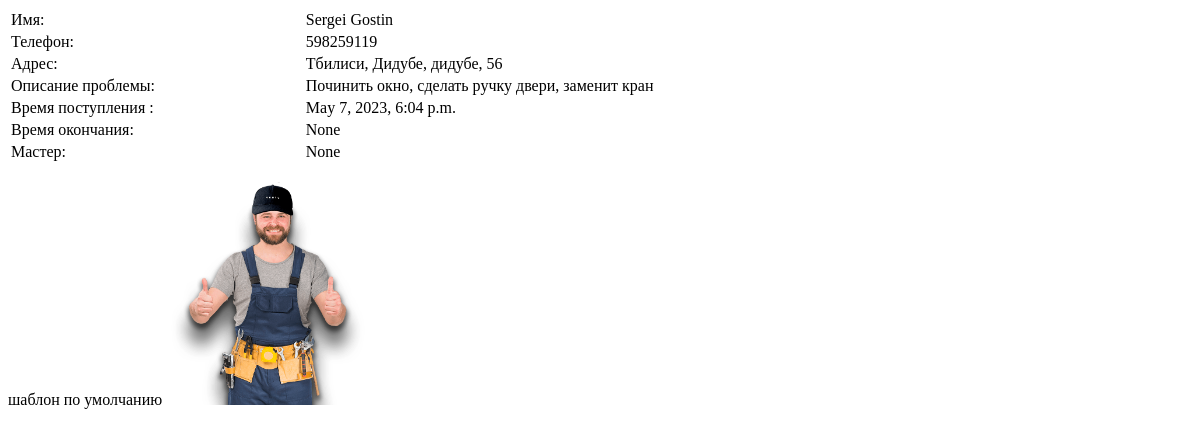
The page /list_order/142 on the database as committed earlier.
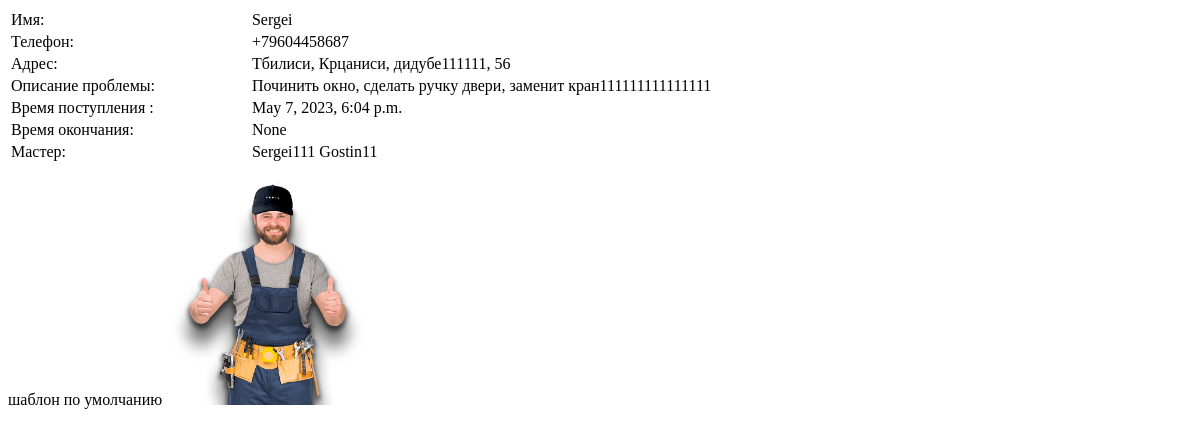
The same page on the database as committed later.
### app_site/models.py (models this page shows, shortened)
class OrderList(models.Model):
    time_in = models.DateTimeField(auto_now_add=True, verbose_name='Дата заказа')
    time_out = models.DateTimeField(null=True, verbose_name='Дата выполнения')
    repairer_id = models.ForeignKey("RepairerList", on_delete=models.SET_NULL, null=True, verbose_name='Мастер')
    price = models.DecimalField(decimal_places=2, max_digits=7, null=True, verbose_name='Стоимость работ')
    text_order = models.CharField(max_length=1500, verbose_name='Описание проблемы')
    customer_name = models.CharField(max_length=50, verbose_name='Ваше имя')
    customer_phone = models.CharField(max_length=16, verbose_name='Номер телефона')
    address_city = models.CharField(max_length=2, choices=CITY_CHOICES,  default='TB', null=True, verbose_name='Город')
    address_area = models.CharField(max_length=3, choices=AREA_CHOICES, default='', null=True, verbose_name='Район')
    address_street_app = models.CharField(max_length=150, verbose_name='Улица', null=True)
    address_num = models.CharField(max_length=10, verbose_name='Номер дома', null=True)

class RepairerList(models.Model):
    name = models.CharField(max_length=100, verbose_name='Имя')
    s_name = models.CharField(max_length=100, null=True, verbose_name='Фамилия')
    phone = models.CharField(validators=[phoneNumberRegex], max_length=16, unique=True, verbose_name='Телефон')
    city = models.CharField(max_length=2, choices=CITY_CHOICES,  default='TB')
    email = models.EmailField(max_length=200, null=True, verbose_name='Электронная почта')
    foto = models.ImageField(upload_to="images/",  null=True, blank=True, verbose_name='Фотография:')
    active = models.BooleanField(default=False)
    rating_sum = models.IntegerField(default=0)
    rating_num = models.IntegerField(default=0)
    def __str__(self):
        return f"{self.name} {self.s_name}"

### app_site/views.py (the view)
# urls.py: path('list_order/<int:pk>', OrderDatail.as_view(), name='datail_order'),
class OrderDatail(DetailView):
    model = OrderList
    template_name = 'order_detail.html'
    context_object_name = 'order'

### app_site/templatetags/custom_filters.py (called while the page is built)
@register.filter()
def choice_tag(value, A):
    try:
        a = dict(CITY_CHOICES) if A=='city' else dict(AREA_CHOICES)
        return f'{a[value]}'
    except KeyError:
        return f''

### templates/order_detail.html
{% extends 'flatpages/default.html' %}
{% load custom_filters %}
{% load custom_tags %}
{% block body %}
<table  width="1000">
<tr><td>Имя: </td><td>{{ order.customer_name}}</td></tr>
<tr><td>Телефон: </td><td>{{ order.customer_phone }}</td></tr>
<tr><td>Адрес: </td><td>{{ order.address_city | choice_tag:'city'}},
    {{ order.address_area | choice_tag:'area' }},
    {{ order.address_street_app}}, {{ order.address_num}}</td></tr>
<tr><td>Описание проблемы: </td><td>{{ order.text_order}}</td></tr>
<tr><td>Время поступления : </td><td>{{ order.time_in}}</td></tr>
<tr><td>Время окончания: </td><td>{{ order.time_out}}</td></tr>
<tr><td>Мастер: </td><td>{{ order.repairer_id}}</td></tr>
</table>
{% endblock body %}

### templates/flatpages/default.html (shortened to what this page needs)
{% load static %}
<html>
<head>
</head>
<body>
{% block body %}
{% endblock body%}
<br>шаблон по умолчанию
<img src="{% static "images/o-mastere-na-chas.png" %}" width='200'>
</body></html>

Rows that differ between the two databases and show on the page:
changed OrderList "Тбилиси": customer_name "Sergei Gostin" → "Sergei"; customer_phone "598259119" → "+79604458687"; address_area|choice_tag "Дидубе" → "Крцаниси"; address_street_app "дидубе" → "дидубе111111"; text_order "Починить окно, сделать ручку двери, заменит кран" → "Починить окно, сделать ручку двери, заменит кран111111111111111"; repairer_id "None" → "Sergei111 Gostin11"
